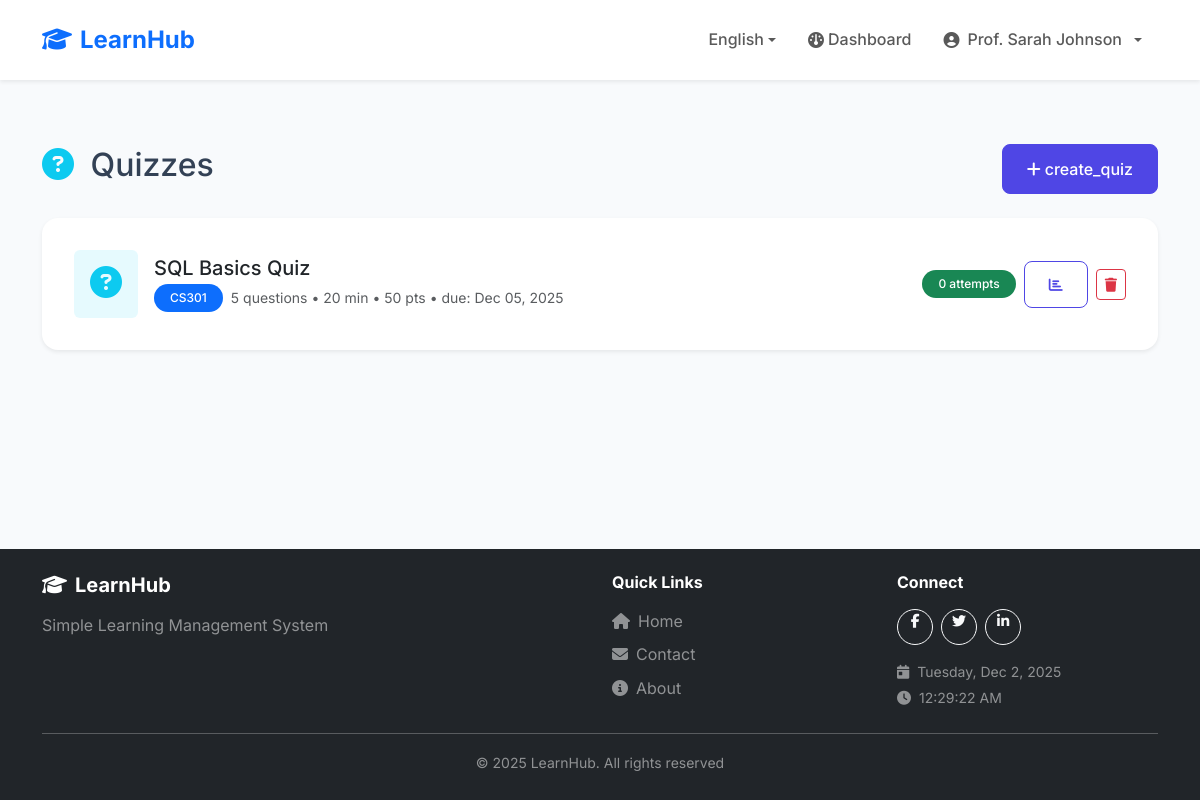
The page /teacher/quizzes.php (signed in) on the database as committed earlier.
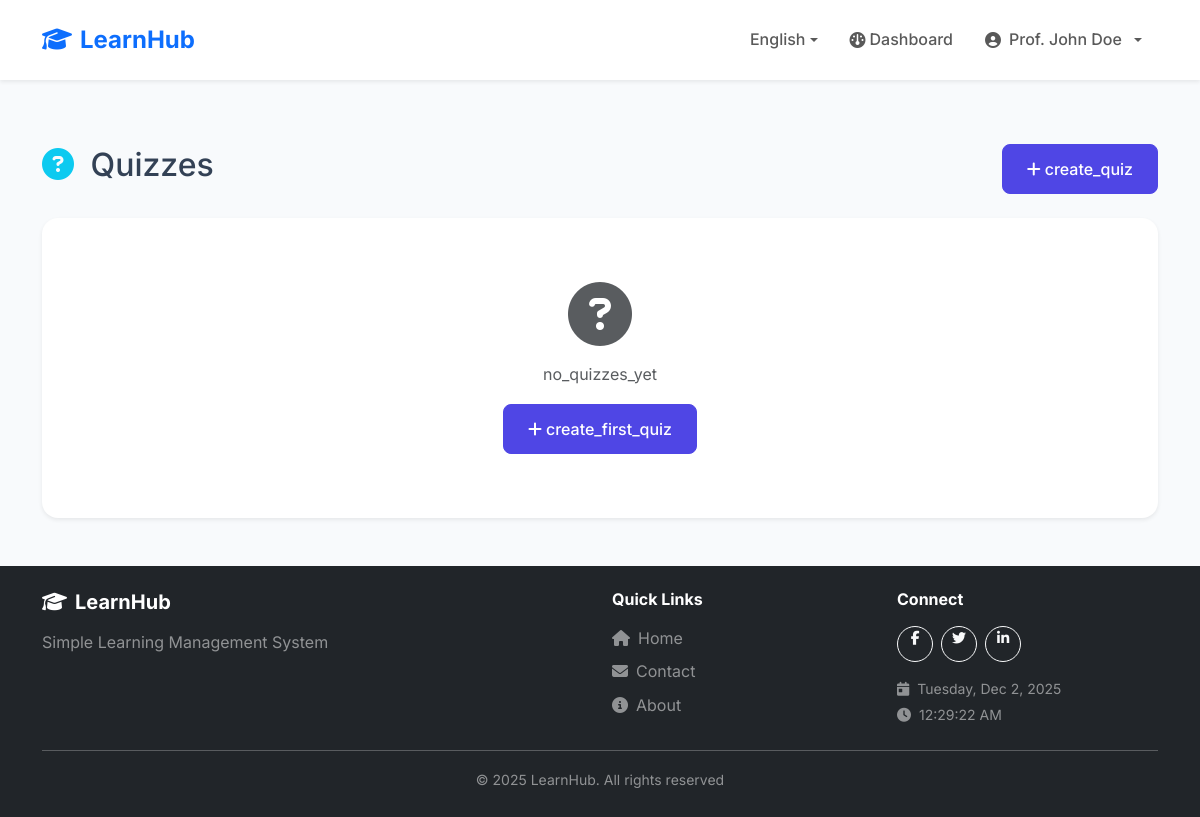
The same page on the database as committed later.
### tables this page shows
CREATE TABLE users (
    id INT AUTO_INCREMENT PRIMARY KEY,
    username VARCHAR(50) UNIQUE NOT NULL,
    email VARCHAR(100) UNIQUE NOT NULL,
    password VARCHAR(255) NOT NULL,
    full_name VARCHAR(100) NOT NULL,
    role ENUM('student', 'teacher', 'admin') DEFAULT 'student',
    status ENUM('pending', 'approved', 'rejected', 'suspended') DEFAULT 'approved',
    student_id VARCHAR(20) NULL,
    profile_picture VARCHAR(255) NULL,
    phone VARCHAR(20) NULL,
    bio TEXT NULL,
    verification_token VARCHAR(100) NULL,
    verification_document VARCHAR(255) NULL,
    verified_at TIMESTAMP NULL,
    verified_by INT NULL,
    created_at TIMESTAMP DEFAULT CURRENT_TIMESTAMP,
    FOREIGN KEY (verified_by) REFERENCES users(id) ON DELETE SET NULL
);

CREATE TABLE quizzes (
    id INT AUTO_INCREMENT PRIMARY KEY,
    course_id INT NOT NULL,
    title VARCHAR(200) NOT NULL,
    description TEXT,
    time_limit INT DEFAULT 30,
    total_points INT DEFAULT 100,
    due_date DATETIME NOT NULL,
    created_at TIMESTAMP DEFAULT CURRENT_TIMESTAMP,
    FOREIGN KEY (course_id) REFERENCES courses(id) ON DELETE CASCADE
);

CREATE TABLE courses (
    id INT AUTO_INCREMENT PRIMARY KEY,
    teacher_id INT NOT NULL,
    course_code VARCHAR(20) NOT NULL,
    course_name VARCHAR(100) NOT NULL,
    description TEXT,
    created_at TIMESTAMP DEFAULT CURRENT_TIMESTAMP,
    FOREIGN KEY (teacher_id) REFERENCES users(id) ON DELETE CASCADE
);

### config/languages.php (called while the page is built, shortened)
<?php
$currentLanguage = $_SESSION['language'];
$translationFile = __DIR__ . '/../lang/' . $currentLanguage . '.php';
if (file_exists($translationFile)) {
    $translations = require $translationFile;
} else {
    $translations = require __DIR__ . '/../lang/en.php';
}
function __($key) {
    global $translations;
    return $translations[$key] ?? $key;
}
function getCurrentLanguage() {
    return $_SESSION['language'] ?? 'en';
}
function getLanguageDirection() {
    $rtlLanguages = ['ar'];
    return in_array(getCurrentLanguage(), $rtlLanguages) ? 'rtl' : 'ltr';
}

### config/helpers/auth.php (called while the page is built, shortened)
<?php
function isLoggedIn() {
    return isset($_SESSION['user_id']);
}
function getCurrentUser() {
    global $pdo;
    if ($pdo) {
        $stmt = $pdo->prepare("SELECT * FROM users WHERE id = ?");
        $stmt->execute([$_SESSION['user_id']]);
        return $stmt->fetch();
    }
    return [
        'id' => $_SESSION['user_id'] ?? null,
        'full_name' => $_SESSION['user_name'] ?? '',
        'role' => $_SESSION['user_role'] ?? ''
    ];
}
function hasRole($role) {
    return isset($_SESSION['user_role']) && $_SESSION['user_role'] === $role;
}
?>

### config/helpers/validation.php (called while the page is built, shortened)
<?php
function sanitize($input) {
    return htmlspecialchars(trim($input), ENT_QUOTES, 'UTF-8');
}
?>

### config/helpers/formatting.php (called while the page is built, shortened)
<?php
function formatDateShort($date) {
    return date('M d, Y', strtotime($date));
}
function isOverdue($dueDate) {
    return strtotime($dueDate) < time();
}
?>

### teacher/quizzes.php (the view, shortened to what the changed rows need)
<?php
require_once '../config/config.php';
$user = getCurrentUser();
$stmt = $pdo->prepare("
    SELECT q.*, c.course_code, c.course_name,
           (SELECT COUNT(*) FROM quiz_questions WHERE quiz_id = q.id) as question_count,
           (SELECT COUNT(*) FROM quiz_attempts WHERE quiz_id = q.id AND completed_at IS NOT NULL) as attempt_count,
           (SELECT AVG(score) FROM quiz_attempts WHERE quiz_id = q.id AND completed_at IS NOT NULL) as avg_score
    FROM quizzes q
    JOIN courses c ON q.course_id = c.id
    WHERE c.teacher_id = ?
    ORDER BY q.due_date DESC
");
$stmt->execute([$user['id']]);
$quizzes = $stmt->fetchAll();
include '../includes/header.php';
?>
<div class="container my-5">
    <div class="d-flex justify-content-between align-items-center mb-4">
        <h2>
            <i class="fas fa-question-circle text-info <?= getLanguageDirection() === 'rtl' ? 'ms-2' : 'me-2' ?>"></i>
            <?= __('quizzes') ?>
        </h2>
    </div>
    <div class="card border-0 shadow-sm">
        <div class="card-body">
            <?php if (empty($quizzes)): ?>
                <div class="text-center py-5">
                    <i class="fas fa-question-circle fa-4x text-muted mb-3"></i>
                    <p class="text-muted mb-3"><?= __('no_quizzes_yet') ?></p>
                    <a href="create-quiz.php" class="btn btn-primary">
                        <i class="fas fa-plus <?= getLanguageDirection() === 'rtl' ? 'ms-1' : 'me-1' ?>"></i><?= __('create_first_quiz') ?>
                    </a>
                </div>
            <?php else: ?>
                <div class="list-group list-group-flush">
                    <?php foreach ($quizzes as $quiz): ?>
                        <?php $isOverdue = isOverdue($quiz['due_date']); ?>
                        <div class="list-group-item d-flex align-items-center gap-3 py-3">
                            <div class="flex-shrink-0">
                                <div class="rounded p-3 <?= $isOverdue ? 'bg-danger' : 'bg-info' ?> bg-opacity-10">
                                    <i class="fas fa-question-circle fa-2x <?= $isOverdue ? 'text-danger' : 'text-info' ?>"></i>
                                </div>
                            </div>
                            <div class="flex-grow-1">
                                <h5 class="mb-1"><?= sanitize($quiz['title']) ?></h5>
                                <div class="d-flex align-items-center gap-2 flex-wrap">
                                    <span class="badge bg-primary"><?= sanitize($quiz['course_code']) ?></span>
                                    <small class="text-muted">
                                        <?= $quiz['question_count'] ?> <?= __('questions') ?>
                                        • <?= $quiz['time_limit'] ?> <?= __('min') ?>
                                        • <?= $quiz['total_points'] ?> <?= __('pts') ?>
                                        • <?= __('due') ?>: <?= formatDateShort($quiz['due_date']) ?>
                                    </small>
                                </div>
                            </div>
                            <div class="d-flex align-items-center gap-2 flex-shrink-0 flex-wrap">
                                <span class="badge bg-success"><?= $quiz['attempt_count'] ?> <?= __('attempts') ?></span>
                                <a href="view-quiz-results.php?id=<?= $quiz['id'] ?>" class="btn btn-outline-primary btn-sm" title="<?= __('view_results') ?>">
                                    <i class="fas fa-chart-bar"></i>
                                </a>
                                <form method="POST" style="display: inline;" id="deleteQuizForm<?= $quiz['id'] ?>">
                                    <button type="button" class="btn btn-outline-danger btn-sm" title="<?= __('delete') ?>" onclick="showConfirm('<?= __('confirm_delete') ?>', function() { document.getElementById('deleteQuizForm<?= $quiz['id'] ?>').submit(); }, 'Delete Quiz')">
                                        <i class="fas fa-trash"></i>
                                    </button>
                                </form>
                            </div>
                        </div>
                    <?php endforeach; ?>
                </div>
            <?php endif; ?>
        </div>
    </div>
</div>
<?php include '../includes/footer.php'; ?>

### includes/header.php (shortened to what the changed rows need)
<?php
$currentUser = getCurrentUser();
?>
<!DOCTYPE html>
<html lang="<?= getCurrentLanguage() ?>" dir="<?= getLanguageDirection() ?>">
<head>
    <link href="https://cdn.jsdelivr.net/npm/bootstrap@5.3.2/dist/css/bootstrap.min.css" rel="stylesheet">
    <link rel="stylesheet" href="https://cdnjs.cloudflare.com/ajax/libs/font-awesome/6.4.2/css/all.min.css">
    <link rel="stylesheet" href="<?= SITE_URL ?>/assets/css/style.css?v=<?= time() ?>">
</head>
<body>
    <nav class="navbar navbar-expand-lg navbar-light bg-white shadow-sm sticky-top">
        <div class="container">
            <div class="collapse navbar-collapse" id="navbarNav">
                <ul class="navbar-nav <?= getLanguageDirection() === 'rtl' ? 'me-auto' : 'ms-auto' ?> align-items-center">
                    <?php if (isLoggedIn()): ?>
                        <?php if (hasRole('teacher') && !hasRole('admin')): ?>
                            <li class="nav-item">
                                <a class="nav-link" href="<?= SITE_URL ?>/teacher/index.php">
                                    <i class="fas fa-gauge <?= getLanguageDirection() === 'rtl' ? 'ms-1' : 'me-1' ?>"></i><?= __('dashboard') ?>
                                </a>
                            </li>
                        <?php endif; ?>
                        <li class="nav-item dropdown">
                            <a class="nav-link dropdown-toggle d-flex align-items-center gap-2" href="#" id="userDropdown" role="button" data-bs-toggle="dropdown">
                                <?php if (!empty($currentUser['profile_picture'])): ?>
                                    <img src="<?= SITE_URL ?>/uploads/<?= sanitize($currentUser['profile_picture']) ?>"
                                         class="rounded-circle"
                                         class="rounded-circle avatar-sm"
                                         alt="<?= sanitize($currentUser['full_name']) ?>">
                                <?php else: ?>
                                    <i class="fas fa-user-circle"></i>
                                <?php endif; ?>
                                <span><?= sanitize($currentUser['full_name']) ?></span>
                            </a>
                        </li>
                    <?php endif; ?>
                </ul>
            </div>
        </div>
    </nav>
    <main>

Rows that differ between the two databases and show on the page:
removed quizzes: title "SQL Basics Quiz", course.course_code "CS301", question_count "5", time_limit "20", total_points "50", due_date "Dec 05, 2025", attempt_count "0"
changed users: full_name "Prof. Sarah Johnson" → "Prof. John Doe"
Other text that changed with them:
__('no_quizzes_yet'): (not shown) → "no_quizzes_yet"
__('create_first_quiz'): (not shown) → "create_first_quiz"
